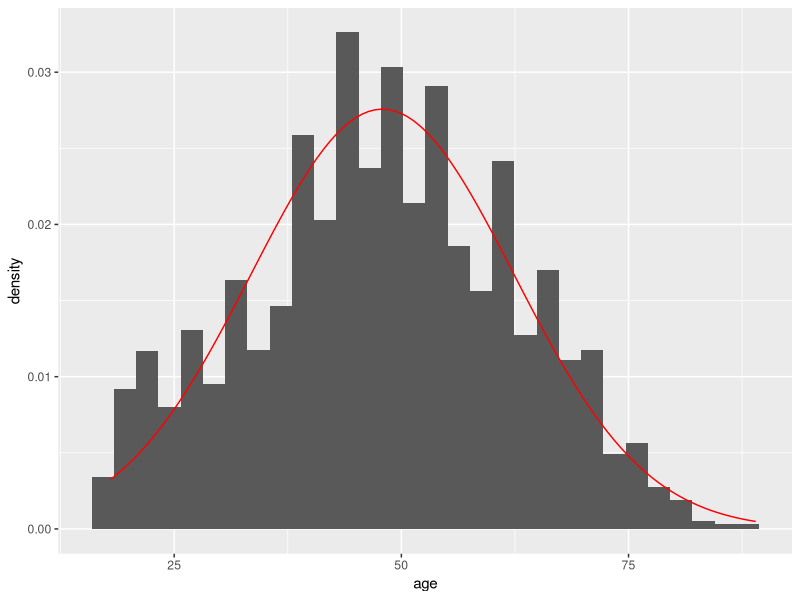
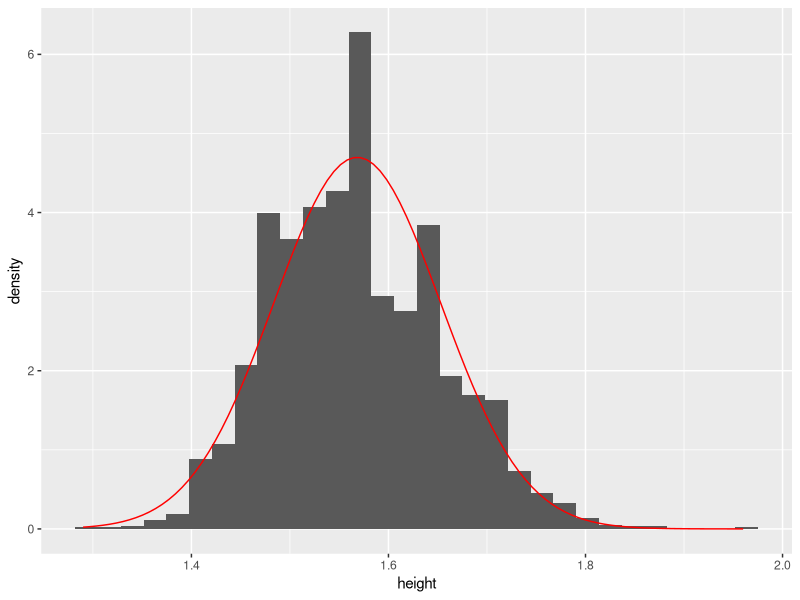
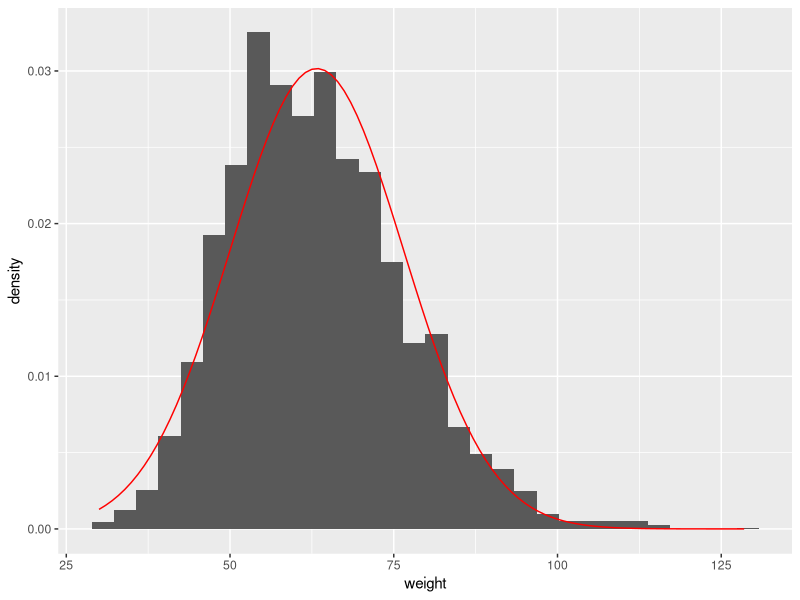
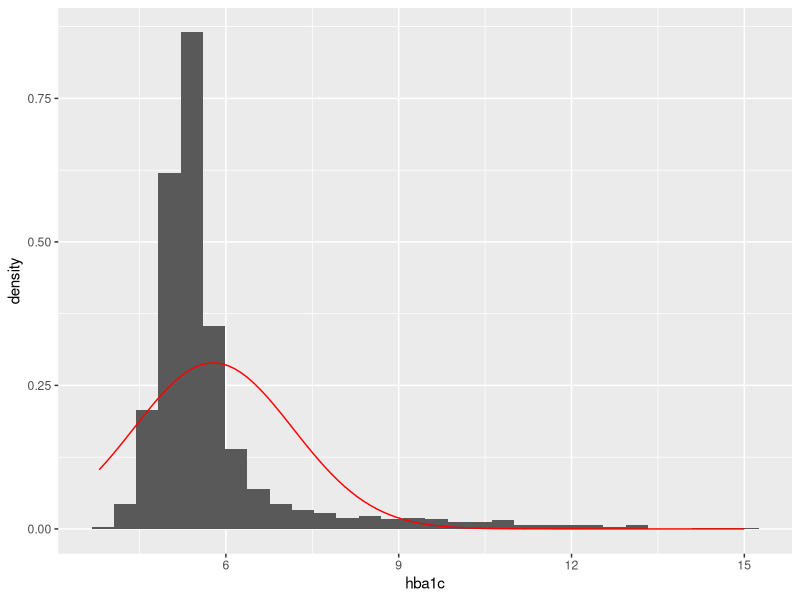
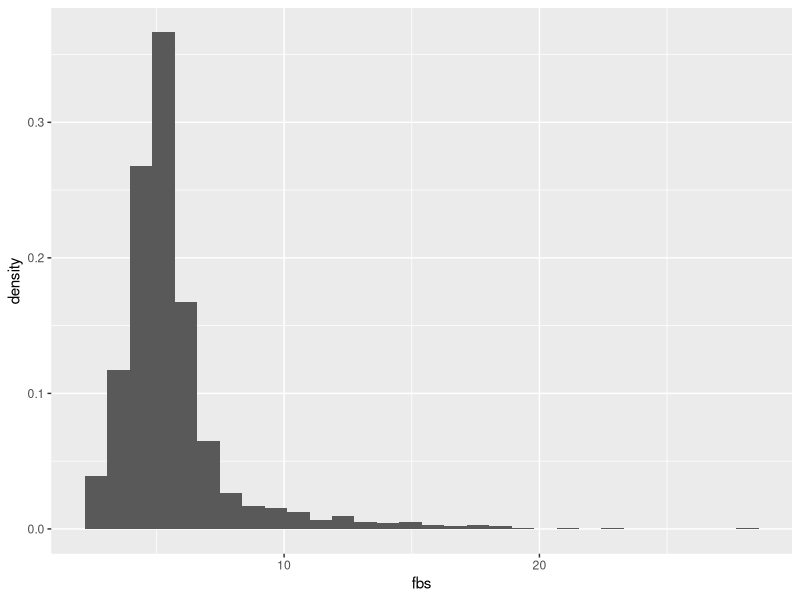
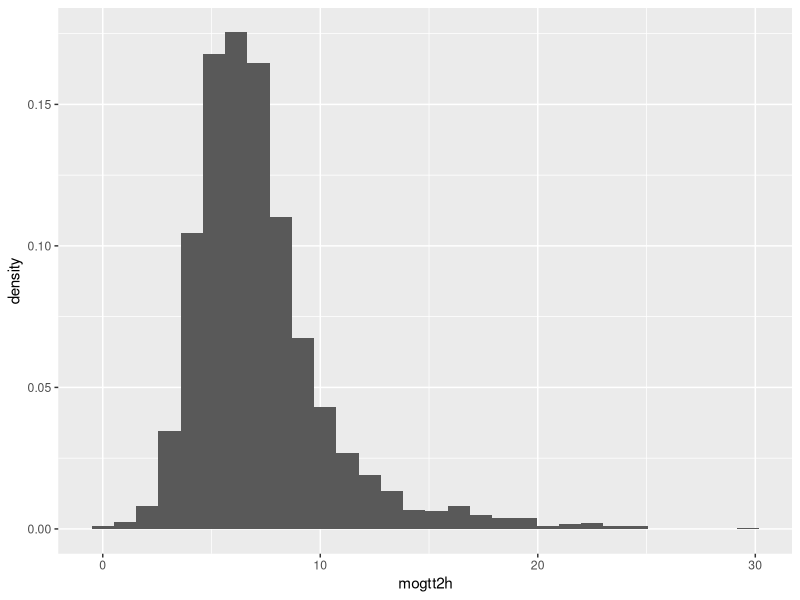
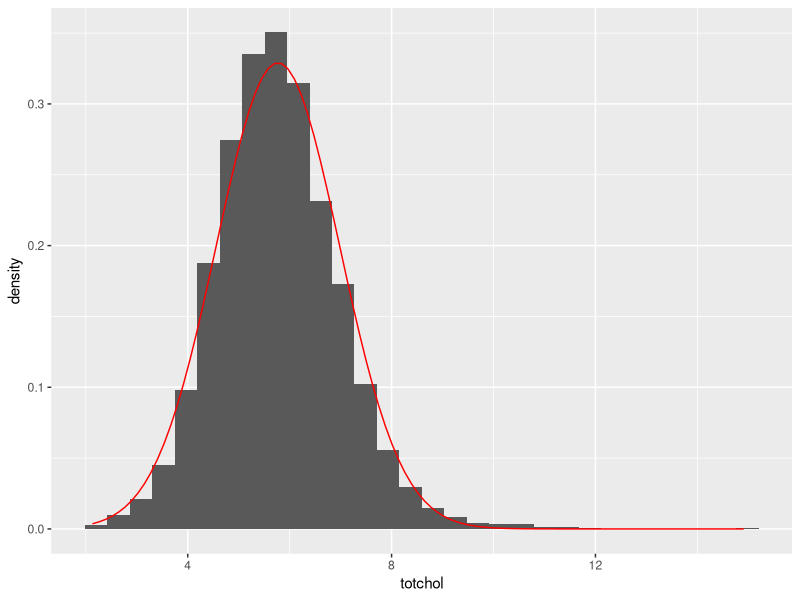
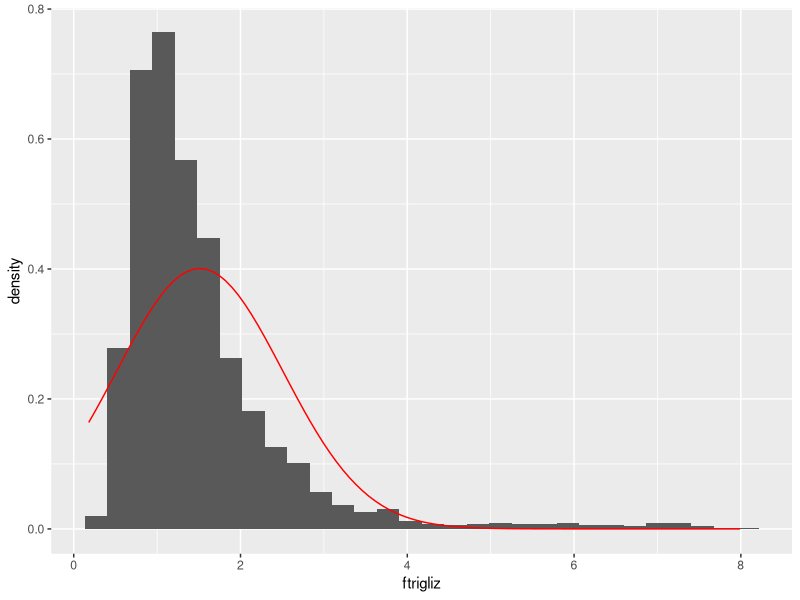

These figures' R source, in order:
## ---- chunk 1
library(haven)
library(knitr)
library(tidyr)
library(psych)
library(ggplot2)
## ---- chunk 2
LogDS <- read_dta("diabetes.dta")
## ---- chunk 3

## ---- chunk 4
LogDS$dmdx2 <- as_factor(LogDS$dmdx)
LogDS$gender2 <- as_factor(LogDS$gender)
LogDS$crural2 <- as_factor(LogDS$crural)
## ---- chunk 5
summary(LogDS)
describe(LogDS)
## ---- chunk 6
ggplot(LogDS, aes(age)) +
  geom_histogram(aes(y=..density..)) +
  stat_function(fun = dnorm, colour = "red",
                args = list(mean = mean(LogDS$age),
                            sd = sd(LogDS$age)))
ggplot(LogDS, aes(height)) +
  geom_histogram(aes(y=..density..)) +
  stat_function(fun = dnorm, colour = "red",
                args = list(mean = mean(LogDS$height),
                            sd = sd(LogDS$height)))

ggplot(LogDS, aes(weight)) +
  geom_histogram(aes(y=..density..)) +
  stat_function(fun = dnorm, colour = "red",
                args = list(mean = mean(LogDS$weight),
                            sd = sd(LogDS$weight)))

ggplot(LogDS, aes(hba1c)) +
  geom_histogram(aes(y=..density..)) +
  stat_function(fun = dnorm, colour = "red",
                args = list(mean = mean(LogDS$hba1c),
                            sd = sd(LogDS$hba1c)))

ggplot(LogDS, aes(fbs)) +
  geom_histogram(aes(y=..density..)) +
  stat_function(fun = dnorm, colour = "red",
                args = list(mean = mean(LogDS$fbs),
                            sd = sd(LogDS$fbs)))

ggplot(LogDS, aes(mogtt2h)) +
  geom_histogram(aes(y=..density..)) +
  stat_function(fun = dnorm, colour = "red",
                args = list(mean = mean(LogDS$mogtt2h),
                            sd = sd(LogDS$mogtt2h)))

ggplot(LogDS, aes(totchol)) +
  geom_histogram(aes(y=..density..)) +
  stat_function(fun = dnorm, colour = "red",
                args = list(mean = mean(LogDS$totchol),
                            sd = sd(LogDS$totchol)))

ggplot(LogDS, aes(ftrigliz)) +
  geom_histogram(aes(y=..density..)) +
  stat_function(fun = dnorm, colour = "red",
                args = list(mean = mean(LogDS$ftrigliz),
                            sd = sd(LogDS$ftrigliz)))

ggplot(LogDS, aes(hdl)) +
  geom_histogram(aes(y=..density..)) +
  stat_function(fun = dnorm, colour = "red",
                args = list(mean = mean(LogDS$hdl),
                            sd = sd(LogDS$hdl)))

ggplot(LogDS, aes(ldl)) +
  geom_histogram(aes(y=..density..)) +
  stat_function(fun = dnorm, colour = "red",
                args = list(mean = mean(LogDS$ldl),
                            sd = sd(LogDS$ldl)))
## ---- chunk 7
ggplot(LogDS, aes(dmdx2)) +
  geom_bar()
ggplot(LogDS, aes(gender2)) +
  geom_bar()
ggplot(LogDS, aes(crural2)) +
  geom_bar()
